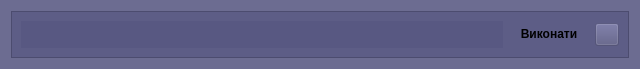
<?xml version="1.0" encoding="UTF-8"?>
<ui version="4.0">
 <class>Widget</class>
 <widget class="QWidget" name="Widget">
  <property name="windowModality">
   <enum>Qt::WindowModal</enum>
  </property>
  <property name="geometry">
   <rect>
    <x>0</x>
    <y>0</y>
    <width>640</width>
    <height>68</height>
   </rect>
  </property>
  <property name="maximumSize">
   <size>
    <width>640</width>
    <height>200</height>
   </size>
  </property>
  <property name="windowTitle">
   <string>Form</string>
  </property>
  <property name="windowIcon">
   <iconset theme="preferences-desktop-locale">
    <normaloff>.</normaloff>.</iconset>
  </property>
  <property name="styleSheet">
   <string notr="true">background-color: rgba(85, 85, 127, 160);</string>
  </property>
  <layout class="QHBoxLayout" name="horizontalLayout">
   <item>
    <widget class="QFrame" name="frame">
     <property name="frameShape">
      <enum>QFrame::StyledPanel</enum>
     </property>
     <property name="frameShadow">
      <enum>QFrame::Raised</enum>
     </property>
     <layout class="QHBoxLayout" name="horizontalLayout_2">
      <item>
       <widget class="QLineEdit" name="lineEdit">
        <property name="font">
         <font>
          <pointsize>16</pointsize>
         </font>
        </property>
        <property name="text">
         <string/>
        </property>
        <property name="frame">
         <bool>false</bool>
        </property>
        <property name="dragEnabled">
         <bool>true</bool>
        </property>
        <property name="cursorMoveStyle">
         <enum>Qt::LogicalMoveStyle</enum>
        </property>
        <property name="clearButtonEnabled">
         <bool>true</bool>
        </property>
       </widget>
      </item>
      <item>
       <widget class="QPushButton" name="launchBtn">
        <property name="font">
         <font>
          <bold>true</bold>
         </font>
        </property>
        <property name="text">
         <string>Виконати</string>
        </property>
        <property name="autoDefault">
         <bool>true</bool>
        </property>
        <property name="default">
         <bool>true</bool>
        </property>
        <property name="flat">
         <bool>true</bool>
        </property>
       </widget>
      </item>
      <item>
       <widget class="QToolButton" name="hideBtn">
        <property name="styleSheet">
         <string notr="true">background-color: rgba(85, 85, 127, 100);</string>
        </property>
        <property name="text">
         <string/>
        </property>
        <property name="icon">
         <iconset theme="application-exit">
          <normaloff>.</normaloff>.</iconset>
        </property>
       </widget>
      </item>
     </layout>
    </widget>
   </item>
  </layout>
 </widget>
 <resources/>
 <connections/>
</ui>
